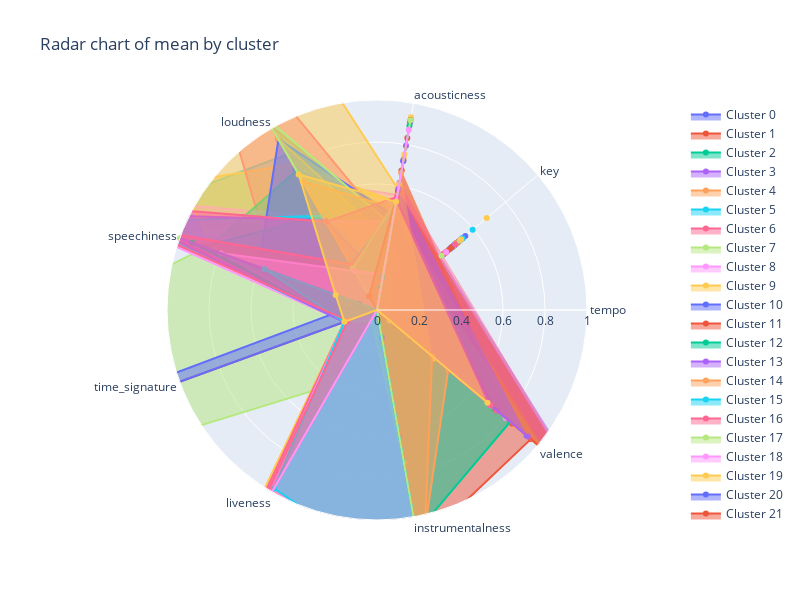

The notebook cell this image was saved under:
### Code cell
# Create an empty list to store the Scatterpolar object of each cluster
scatter_objects = []

# State the label for each arm of the chart
categories = songs5000_scaled_df.columns

# Iterate over the unique clusters and add an object for each cluster to the list
for cluster in sorted(songs5000_scaled_df['cluster'].unique()):

  # Find the mean value for each column of the cluster
  cluster_means = [songs5000_scaled_df.loc[songs5000_scaled_df["cluster"] == cluster, songs5000_scaled_df.columns[0]].mean(),
                  songs5000_scaled_df.loc[songs5000_scaled_df["cluster"] == cluster, songs5000_scaled_df.columns[1]].mean(),
                  songs5000_scaled_df.loc[songs5000_scaled_df["cluster"] == cluster, songs5000_scaled_df.columns[2]].mean(),
                  songs5000_scaled_df.loc[songs5000_scaled_df["cluster"] == cluster, songs5000_scaled_df.columns[3]].mean(),
                  songs5000_scaled_df.loc[songs5000_scaled_df["cluster"] == cluster, songs5000_scaled_df.columns[4]].mean(),
                  songs5000_scaled_df.loc[songs5000_scaled_df["cluster"] == cluster, songs5000_scaled_df.columns[5]].mean(),
                  songs5000_scaled_df.loc[songs5000_scaled_df["cluster"] == cluster, songs5000_scaled_df.columns[6]].mean(),
                  songs5000_scaled_df.loc[songs5000_scaled_df["cluster"] == cluster, songs5000_scaled_df.columns[7]].mean(),
                  songs5000_scaled_df.loc[songs5000_scaled_df["cluster"] == cluster, songs5000_scaled_df.columns[8]].mean(),
                  songs5000_scaled_df.loc[songs5000_scaled_df["cluster"] == cluster, songs5000_scaled_df.columns[9]].mean()]
                  # Bonus: see if you can turn this code for `cluster_means` into a list comprehension

  # Create a Scatterpolar object for the cluster
  cluster_scatter = go.Scatterpolar(
    r = cluster_means, # set the radial coordinates
    theta = categories, # the names of the columns
    fill = 'toself', # fills in the space with colour
    name = f'Cluster {cluster}' # adds the name of the cluster
  )

  # Add the Scatterpolar object to the list
  scatter_objects.append(cluster_scatter)

# Create the figure (the white area)
fig = go.Figure()

# Add the scatter objects to the figure
fig.add_traces(scatter_objects)

# Add extras to the plot, such as title
fig.update_layout(
  title_text = 'Radar chart of mean by cluster',
  height = 600,
  width = 800,
  polar = dict(
    radialaxis = dict(
      visible = True, # visibility of the numbers on the arm
      range = [0, 1] # scale of the plot
    )),
  showlegend = True
)

# Show the initialised plot and the trace objects
fig.show()

### Figure 1 — Plotly figure (JSON) as saved in the notebook; plotly's stock layout.template omitted (floating-point values rounded to 4 significant figures)
{"data": [{"fill": "toself", "name": "Cluster 0", "r": [[-0.6894, 0.4624], 0.5336, [-0.6894, 0.4624], 0.251, 0.4493, 1.282, 0.1652, -0.7605, -0.4956, -0.8468], "theta": ["tempo", "key", "tempo", "acousticness", "loudness", "speechiness", "time_signature", "liveness", "instrumentalness", "valence", "cluster"], "type": "scatterpolar"}, {"fill": "toself", "name": "Cluster 1", "r": [[0.3241, 0.5978], 0.4957, [0.3241, 0.5978], 0.415, 1.015, -0.681, 0.1652, 1.24, -0.7569, 0.732], "theta": ["tempo", "key", "tempo", "acousticness", "loudness", "speechiness", "time_signature", "liveness", "instrumentalness", "valence", "cluster"], "type": "scatterpolar"}, {"fill": "toself", "name": "Cluster 2", "r": [[-0.1976, 0.5281], 0.4837, [-0.1976, 0.5281], 0.1477, 0.4351, 1.228, 0.1652, 1.023, 1.315, -1.165], "theta": ["tempo", "key", "tempo", "acousticness", "loudness", "speechiness", "time_signature", "liveness", "instrumentalness", "valence", "cluster"], "type": "scatterpolar"}, {"fill": "toself", "name": "Cluster 3", "r": [[-1.013, 0.4191], 0.4171, [-1.013, 0.4191], 0.7222, -1.221, -0.6766, 0.1652, 1.139, 1.372, -1.159], "theta": ["tempo", "key", "tempo", "acousticness", "loudness", "speechiness", "time_signature", "liveness", "instrumentalness", "valence", "cluster"], "type": "scatterpolar"}, {"fill": "toself", "name": "Cluster 4", "r": [[-0.7148, 0.459], 0.4322, [-0.7148, 0.459], 0.731, -0.3808, -0.9477, -2.415, -0.3961, -0.6566, -0.3526], "theta": ["tempo", "key", "tempo", "acousticness", "loudness", "speechiness", "time_signature", "liveness", "instrumentalness", "valence", "cluster"], "type": "scatterpolar"}, {"fill": "toself", "name": "Cluster 5", "r": [[1.976, 0.8187], 0.4956, [1.976, 0.8187], 0.4775, 0.8552, 1.298, 0.1652, 1.037, -0.7282, 0.7468], "theta": ["tempo", "key", "tempo", "acousticness", "loudness", "speechiness", "time_signature", "liveness", "instrumentalness", "valence", "cluster"], "type": "scatterpolar"}, {"fill": "toself", "name": "Cluster 6", "r": [[-0.9292, 0.4303], 0.4657, [-0.9292, 0.4303], 0.5148, 0.4206, -1.037, 0.1652, -0.1922, -0.7173, -0.3564], "theta": ["tempo", "key", "tempo", "acousticness", "loudness", "speechiness", "time_signature", "liveness", "instrumentalness", "valence", "cluster"], "type": "scatterpolar"}, {"fill": "toself", "name": "Cluster 7", "r": [[-0.02655, 0.551], 0.4636, [-0.02655, 0.551], 0.4537, 0.2844, 0.8691, 5.592, 0.4077, -0.7196, 0.2155], "theta": ["tempo", "key", "tempo", "acousticness", "loudness", "speechiness", "time_signature", "liveness", "instrumentalness", "valence", "cluster"], "type": "scatterpolar"}, {"fill": "toself", "name": "Cluster 8", "r": [[-0.765, 0.4523], 0.4006, [-0.765, 0.4523], 0.5567, 0.7063, -0.3296, 0.1652, 0.9163, -0.7349, 1.237], "theta": ["tempo", "key", "tempo", "acousticness", "loudness", "speechiness", "time_signature", "liveness", "instrumentalness", "valence", "cluster"], "type": "scatterpolar"}, {"fill": "toself", "name": "Cluster 9", "r": [[-0.7081, 0.4599], 0.4754, [-0.7081, 0.4599], 0.5234, 0.8011, 1.534, 0.1652, -0.8407, -0.7634, 0.9583], "theta": ["tempo", "key", "tempo", "acousticness", "loudness", "speechiness", "time_signature", "liveness", "instrumentalness", "valence", "cluster"], "type": "scatterpolar"}, {"fill": "toself", "name": "Cluster 10", "r": [[-1.467, 0.3585], 0.4293, [-1.467, 0.3585], 0.9077, -1.898, -0.6324, -2.483, -0.6359, 1.399, -1.307], "theta": ["tempo", "key", "tempo", "acousticness", "loudness", "speechiness", "time_signature", "liveness", "instrumentalness", "valence", "cluster"], "type": "scatterpolar"}, {"fill": "toself", "name": "Cluster 11", "r": [[1.783, 0.7929], 0.4341, [1.783, 0.7929], 0.4056, 0.1874, -0.4196, 0.1652, 0.001004, 1.14, 0.9565], "theta": ["tempo", "key", "tempo", "acousticness", "loudness", "speechiness", "time_signature", "liveness", "instrumentalness", "valence", "cluster"], "type": "scatterpolar"}, {"fill": "toself", "name": "Cluster 12", "r": [[0.208, 0.5823], 0.5259, [0.208, 0.5823], 0.4122, -0.1672, -0.4461, 0.1652, -0.5153, 1.077, 0.828], "theta": ["tempo", "key", "tempo", "acousticness", "loudness", "speechiness", "time_signature", "liveness", "instrumentalness", "valence", "cluster"], "type": "scatterpolar"}, {"fill": "toself", "name": "Cluster 13", "r": [[1.767, 0.7907], 0.4693, [1.767, 0.7907], 0.7941, -1.642, -0.496, 0.1652, -0.4991, 1.382, -0.9751], "theta": ["tempo", "key", "tempo", "acousticness", "loudness", "speechiness", "time_signature", "liveness", "instrumentalness", "valence", "cluster"], "type": "scatterpolar"}, {"fill": "toself", "name": "Cluster 14", "r": [[1.654, 0.7756], 0.4636, [1.654, 0.7756], 0.451, -0.4737, -0.199, -2.341, -0.1634, 1.355, -0.3395], "theta": ["tempo", "key", "tempo", "acousticness", "loudness", "speechiness", "time_signature", "liveness", "instrumentalness", "valence", "cluster"], "type": "scatterpolar"}, {"fill": "toself", "name": "Cluster 15", "r": [[-0.6562, 0.4668], 0.4696, [-0.6562, 0.4668], 0.5364, 0.4728, -0.6982, 0.1652, -1.261, -0.7452, 0.8409], "theta": ["tempo", "key", "tempo", "acousticness", "loudness", "speechiness", "time_signature", "liveness", "instrumentalness", "valence", "cluster"], "type": "scatterpolar"}, {"fill": "toself", "name": "Cluster 16", "r": [[0.1629, 0.5763], 0.5063, [0.1629, 0.5763], 0.38, 1.757, 0.5178, 0.1652, 1.241, -0.6593, 0.06348], "theta": ["tempo", "key", "tempo", "acousticness", "loudness", "speechiness", "time_signature", "liveness", "instrumentalness", "valence", "cluster"], "type": "scatterpolar"}, {"fill": "toself", "name": "Cluster 17", "r": [[0.7169, 0.6503], 0.4492, [0.7169, 0.6503], 0.2694, 0.5393, 1.016, 0.1652, -0.4531, -0.5731, -0.8553], "theta": ["tempo", "key", "tempo", "acousticness", "loudness", "speechiness", "time_signature", "liveness", "instrumentalness", "valence", "cluster"], "type": "scatterpolar"}, {"fill": "toself", "name": "Cluster 18", "r": [[1.874, 0.8049], 0.4557, [1.874, 0.8049], 0.5365, 0.509, 1.619, 0.1652, -0.7849, -0.7523, 0.8008], "theta": ["tempo", "key", "tempo", "acousticness", "loudness", "speechiness", "time_signature", "liveness", "instrumentalness", "valence", "cluster"], "type": "scatterpolar"}, {"fill": "toself", "name": "Cluster 19", "r": [[-1.494, 0.3548], 0.4651, [-1.494, 0.3548], 0.9315, -1.864, -0.6692, 0.1652, -0.6246, 1.465, -1.276], "theta": ["tempo", "key", "tempo", "acousticness", "loudness", "speechiness", "time_signature", "liveness", "instrumentalness", "valence", "cluster"], "type": "scatterpolar"}, {"fill": "toself", "name": "Cluster 20", "r": [[0.3729, 0.6044], 0.4839, [0.3729, 0.6044], 0.4454, 0.7772, -0.7829, 0.1652, -0.6393, -0.7415, -0.4213], "theta": ["tempo", "key", "tempo", "acousticness", "loudness", "speechiness", "time_signature", "liveness", "instrumentalness", "valence", "cluster"], "type": "scatterpolar"}, {"fill": "toself", "name": "Cluster 21", "r": [[-1.166, 0.3987], 0.4862, [-1.166, 0.3987], 0.9191, -1.617, -0.739, 5.592, -0.2302, 0.6129, -1.176], "theta": ["tempo", "key", "tempo", "acousticness", "loudness", "speechiness", "time_signature", "liveness", "instrumentalness", "valence", "cluster"], "type": "scatterpolar"}, {"fill": "toself", "name": "Cluster 22", "r": [[-0.2244, 0.5245], 0.4962, [-0.2244, 0.5245], 0.1334, 0.7665, 0.8587, 0.1652, -1.212, 1.375, -0.6667], "theta": ["tempo", "key", "tempo", "acousticness", "loudness", "speechiness", "time_signature", "liveness", "instrumentalness", "valence", "cluster"], "type": "scatterpolar"}, {"fill": "toself", "name": "Cluster 23", "r": [[0.2076, 0.5823], 0.4143, [0.2076, 0.5823], 0.5839, -0.3359, -0.895, 0.1652, -0.9957, -0.7073, 1.269], "theta": ["tempo", "key", "tempo", "acousticness", "loudness", "speechiness", "time_signature", "liveness", "instrumentalness", "valence", "cluster"], "type": "scatterpolar"}, {"fill": "toself", "name": "Cluster 24", "r": [[-0.05098, 0.5477], 0.4957, [-0.05098, 0.5477], 0.6755, -0.5735, -0.863, 0.1652, 0.2648, -0.6866, 0.8539], "theta": ["tempo", "key", "tempo", "acousticness", "loudness", "speechiness", "time_signature", "liveness", "instrumentalness", "valence", "cluster"], "type": "scatterpolar"}, {"fill": "toself", "name": "Cluster 25", "r": [[0.0869, 0.5661], 0.4713, [0.0869, 0.5661], 0.2721, 0.3554, -0.6192, 0.1652, -0.4844, 1.26, -0.7496], "theta": ["tempo", "key", "tempo", "acousticness", "loudness", "speechiness", "time_signature", "liveness", "instrumentalness", "valence", "cluster"], "type": "scatterpolar"}, {"fill": "toself", "name": "Cluster 26", "r": [[0.522, 0.6243], 0.4718, [0.522, 0.6243], 0.3486, -0.8107, -0.08196, 0.1652, 1.091, 1.366, -0.5564], "theta": ["tempo", "key", "tempo", "acousticness", "loudness", "speechiness", "time_signature", "liveness", "instrumentalness", "valence", "cluster"], "type": "scatterpolar"}, {"fill": "toself", "name": "Cluster 27", "r": [[-0.7407, 0.4555], 0.4537, [-0.7407, 0.4555], 0.1546, -0.3124, 0.9983, 0.1652, -0.4997, 1.335, -1.076], "theta": ["tempo", "key", "tempo", "acousticness", "loudness", "speechiness", "time_signature", "liveness", "instrumentalness", "valence", "cluster"], "type": "scatterpolar"}, {"fill": "toself", "name": "Cluster 28", "r": [[-0.00799, 0.5535], 0.4833, [-0.00799, 0.5535], 0.1643, 0.3595, 1.044, -2.499, 1.255, 1.323, -1.056], "theta": ["tempo", "key", "tempo", "acousticness", "loudness", "speechiness", "time_signature", "liveness", "instrumentalness", "valence", "cluster"], "type": "scatterpolar"}, {"fill": "toself", "name": "Cluster 29", "r": [[-0.5459, 0.4816], 0.6818, [-0.5459, 0.4816], 0.5825, 7.972, 0.8244, 0.1652, 0.05236, 0.7378, -0.07944], "theta": ["tempo", "key", "tempo", "acousticness", "loudness", "speechiness", "time_signature", "liveness", "instrumentalness", "valence", "cluster"], "type": "scatterpolar"}, {"fill": "toself", "name": "Cluster 30", "r": [[0.2618, 0.5895], 0.5239, [0.2618, 0.5895], 0.4561, 0.9385, 0.5995, 0.1652, -0.9496, -0.7256, 0.9304], "theta": ["tempo", "key", "tempo", "acousticness", "loudness", "speechiness", "time_signature", "liveness", "instrumentalness", "valence", "cluster"], "type": "scatterpolar"}, {"fill": "toself", "name": "Cluster 31", "r": [[-1.022, 0.418], 0.4976, [-1.022, 0.418], 0.6736, -0.5573, -0.8395, 0.1652, -0.4666, -0.696, 0.8409], "theta": ["tempo", "key", "tempo", "acousticness", "loudness", "speechiness", "time_signature", "liveness", "instrumentalness", "valence", "cluster"], "type": "scatterpolar"}, {"fill": "toself", "name": "Cluster 32", "r": [[-0.7552, 0.4536], 0.4656, [-0.7552, 0.4536], 0.2079, 0.5199, 0.8839, 0.1652, 1.024, -0.482, -0.9516], "theta": ["tempo", "key", "tempo", "acousticness", "loudness", "speechiness", "time_signature", "liveness", "instrumentalness", "valence", "cluster"], "type": "scatterpolar"}, {"fill": "toself", "name": "Cluster 33", "r": [[-0.6418, 0.4687], 0.4115, [-0.6418, 0.4687], 0.1769, -0.1629, 0.4847, -2.436, -0.2219, 1.324, -0.5119], "theta": ["tempo", "key", "tempo", "acousticness", "loudness", "speechiness", "time_signature", "liveness", "instrumentalness", "valence", "cluster"], "type": "scatterpolar"}, {"fill": "toself", "name": "Cluster 34", "r": [[0.2974, 0.5943], 0.4214, [0.2974, 0.5943], 0.3348, 0.9426, -0.2272, 0.1652, 1.371, 1.198, 0.4428], "theta": ["tempo", "key", "tempo", "acousticness", "loudness", "speechiness", "time_signature", "liveness", "instrumentalness", "valence", "cluster"], "type": "scatterpolar"}, {"fill": "toself", "name": "Cluster 35", "r": [[0.749, 0.6546], 0.5944, [0.749, 0.6546], 0.1852, 0.5177, 1.231, 0.1652, 1.237, -0.474, -1.044], "theta": ["tempo", "key", "tempo", "acousticness", "loudness", "speechiness", "time_signature", "liveness", "instrumentalness", "valence", "cluster"], "type": "scatterpolar"}, {"fill": "toself", "name": "Cluster 36", "r": [[0.6279, 0.6384], 0.4201, [0.6279, 0.6384], 0.6157, -0.1325, -0.7828, 0.1652, 1.437, -0.7186, 1.235], "theta": ["tempo", "key", "tempo", "acousticness", "loudness", "speechiness", "time_signature", "liveness", "instrumentalness", "valence", "cluster"], "type": "scatterpolar"}, {"fill": "toself", "name": "Cluster 37", "r": [[0.499, 0.6212], 0.4013, [0.499, 0.6212], 0.4121, 1.055, -0.6728, 0.1652, -1.21, -0.6258, 1.041], "theta": ["tempo", "key", "tempo", "acousticness", "loudness", "speechiness", "time_signature", "liveness", "instrumentalness", "valence", "cluster"], "type": "scatterpolar"}, {"fill": "toself", "name": "Cluster 38", "r": [[0.3593, 0.6025], 0.5117, [0.3593, 0.6025], 0.4274, 0.4884, -0.6955, 0.1652, 1.299, -0.6745, -0.5152], "theta": ["tempo", "key", "tempo", "acousticness", "loudness", "speechiness", "time_signature", "liveness", "instrumentalness", "valence", "cluster"], "type": "scatterpolar"}, {"fill": "toself", "name": "Cluster 39", "r": [[-0.9374, 0.4292], 0.5239, [-0.9374, 0.4292], 0.6095, -0.1228, -0.6039, 0.1652, 1.509, -0.7084, 0.3592], "theta": ["tempo", "key", "tempo", "acousticness", "loudness", "speechiness", "time_signature", "liveness", "instrumentalness", "valence", "cluster"], "type": "scatterpolar"}, {"fill": "toself", "name": "Cluster 40", "r": [[0.4581, 0.6157], 0.4588, [0.4581, 0.6157], 0.7201, -0.6444, -0.8505, 0.1652, -0.456, -0.6927, -0.3335], "theta": ["tempo", "key", "tempo", "acousticness", "loudness", "speechiness", "time_signature", "liveness", "instrumentalness", "valence", "cluster"], "type": "scatterpolar"}, {"fill": "toself", "name": "Cluster 41", "r": [[-1.014, 0.419], 0.4488, [-1.014, 0.419], 0.8317, -1.032, -0.6364, 0.1652, -0.2353, -0.6681, -0.839], "theta": ["tempo", "key", "tempo", "acousticness", "loudness", "speechiness", "time_signature", "liveness", "instrumentalness", "valence", "cluster"], "type": "scatterpolar"}, {"fill": "toself", "name": "Cluster 42", "r": [[0.1703, 0.5773], 0.4837, [0.1703, 0.5773], 0.8905, -1.587, -0.6676, 0.1652, -0.5945, 1.439, -0.9792], "theta": ["tempo", "key", "tempo", "acousticness", "loudness", "speechiness", "time_signature", "liveness", "instrumentalness", "valence", "cluster"], "type": "scatterpolar"}, {"fill": "toself", "name": "Cluster 43", "r": [[0.2542, 0.5885], 0.4732, [0.2542, 0.5885], 0.1507, 0.4937, 1.34, -2.494, -0.7328, 0.1339, -0.881], "theta": ["tempo", "key", "tempo", "acousticness", "loudness", "speechiness", "time_signature", "liveness", "instrumentalness", "valence", "cluster"], "type": "scatterpolar"}, {"fill": "toself", "name": "Cluster 44", "r": [[0.1391, 0.5731], 0.5014, [0.1391, 0.5731], 0.4929, 0.7065, -0.8491, 0.1652, -0.06538, -0.7078, 1.05], "theta": ["tempo", "key", "tempo", "acousticness", "loudness", "speechiness", "time_signature", "liveness", "instrumentalness", "valence", "cluster"], "type": "scatterpolar"}, {"fill": "toself", "name": "Cluster 45", "r": [[0.3949, 0.6073], 0.5179, [0.3949, 0.6073], 0.4805, 0.2537, 0.1569, -2.455, 1.345, -0.679, -0.1851], "theta": ["tempo", "key", "tempo", "acousticness", "loudness", "speechiness", "time_signature", "liveness", "instrumentalness", "valence", "cluster"], "type": "scatterpolar"}, {"fill": "toself", "name": "Cluster 46", "r": [[0.5821, 0.6323], 0.5084, [0.5821, 0.6323], 0.4662, 0.2512, 1.083, 0.1652, 1.325, -0.7274, 0.7442], "theta": ["tempo", "key", "tempo", "acousticness", "loudness", "speechiness", "time_signature", "liveness", "instrumentalness", "valence", "cluster"], "type": "scatterpolar"}, {"fill": "toself", "name": "Cluster 47", "r": [[1.561, 0.7632], 0.4727, [1.561, 0.7632], 0.5329, 0.2293, -0.7305, 0.1652, 0.06057, -0.7193, 0.07786], "theta": ["tempo", "key", "tempo", "acousticness", "loudness", "speechiness", "time_signature", "liveness", "instrumentalness", "valence", "cluster"], "type": "scatterpolar"}, {"fill": "toself", "name": "Cluster 48", "r": [[1.691, 0.7805], 0.4299, [1.691, 0.7805], 0.1712, 0.215, 0.7909, 0.1652, 1.088, 1.345, -0.7504], "theta": ["tempo", "key", "tempo", "acousticness", "loudness", "speechiness", "time_signature", "liveness", "instrumentalness", "valence", "cluster"], "type": "scatterpolar"}, {"fill": "toself", "name": "Cluster 49", "r": [[1.498, 0.7548], 0.4909, [1.498, 0.7548], 0.7515, -0.4668, -0.7854, -2.341, -0.3816, -0.718, -0.3512], "theta": ["tempo", "key", "tempo", "acousticness", "loudness", "speechiness", "time_signature", "liveness", "instrumentalness", "valence", "cluster"], "type": "scatterpolar"}, {"fill": "toself", "name": "Cluster 50", "r": [[0.2578, 0.589], 0.549, [0.2578, 0.589], 0.407, -0.7188, 0.08778, 5.592, -0.3381, 1.284, -0.9579], "theta": ["tempo", "key", "tempo", "acousticness", "loudness", "speechiness", "time_signature", "liveness", "instrumentalness", "valence", "cluster"], "type": "scatterpolar"}, {"fill": "toself", "name": "Cluster 51", "r": [[1.728, 0.7855], 0.4659, [1.728, 0.7855], 0.5746, 0.0757, -0.1786, 0.1652, -0.7215, -0.7457, 1.208], "theta": ["tempo", "key", "tempo", "acousticness", "loudness", "speechiness", "time_signature", "liveness", "instrumentalness", "valence", "cluster"], "type": "scatterpolar"}, {"fill": "toself", "name": "Cluster 52", "r": [[1.252, 0.7219], 0.5009, [1.252, 0.7219], 0.1102, -0.03529, 0.9359, 0.1652, -0.7727, 1.327, -0.8729], "theta": ["tempo", "key", "tempo", "acousticness", "loudness", "speechiness", "time_signature", "liveness", "instrumentalness", "valence", "cluster"], "type": "scatterpolar"}, {"fill": "toself", "name": "Cluster 53", "r": [[-0.3783, 0.504], 0.4861, [-0.3783, 0.504], 0.5854, -0.5767, 1.171, 0.1652, -0.6424, -0.679, 0.9366], "theta": ["tempo", "key", "tempo", "acousticness", "loudness", "speechiness", "time_signature", "liveness", "instrumentalness", "valence", "cluster"], "type": "scatterpolar"}, {"fill": "toself", "name": "Cluster 54", "r": [[-0.7552, 0.4536], 0.4938, [-0.7552, 0.4536], 0.6628, -0.8973, -0.5368, 0.1652, -0.2604, 1.267, 0.3429], "theta": ["tempo", "key", "tempo", "acousticness", "loudness", "speechiness", "time_signature", "liveness", "instrumentalness", "valence", "cluster"], "type": "scatterpolar"}, {"fill": "toself", "name": "Cluster 55", "r": [[-0.6904, 0.4622], 0.5311, [-0.6904, 0.4622], 0.158, -0.2027, 0.5692, 0.1652, 0.9812, 1.364, -0.3881], "theta": ["tempo", "key", "tempo", "acousticness", "loudness", "speechiness", "time_signature", "liveness", "instrumentalness", "valence", "cluster"], "type": "scatterpolar"}, {"fill": "toself", "name": "Cluster 56", "r": [[-0.8989, 0.4344], 0.488, [-0.8989, 0.4344], 0.5471, 0.4847, 1.497, 0.148, 1.214, -0.7711, 0.7055], "theta": ["tempo", "key", "tempo", "acousticness", "loudness", "speechiness", "time_signature", "liveness", "instrumentalness", "valence", "cluster"], "type": "scatterpolar"}, {"fill": "toself", "name": "Cluster 57", "r": [[0.6617, 0.643], 0.5156, [0.6617, 0.643], 0.9181, -1.678, -0.6968, -2.471, -0.4108, 1.466, -1.115], "theta": ["tempo", "key", "tempo", "acousticness", "loudness", "speechiness", "time_signature", "liveness", "instrumentalness", "valence", "cluster"], "type": "scatterpolar"}, {"fill": "toself", "name": "Cluster 58", "r": [[-1.009, 0.4197], 0.5219, [-1.009, 0.4197], 0.871, -1.551, -0.7259, -2.487, 1.189, -0.01279, -1.196], "theta": ["tempo", "key", "tempo", "acousticness", "loudness", "speechiness", "time_signature", "liveness", "instrumentalness", "valence", "cluster"], "type": "scatterpolar"}, {"fill": "toself", "name": "Cluster 59", "r": [[-0.8285, 0.4438], 0.5229, [-0.8285, 0.4438], 0.523, 0.7455, 0.2095, 0.1652, -0.3597, -0.773, 0.6869], "theta": ["tempo", "key", "tempo", "acousticness", "loudness", "speechiness", "time_signature", "liveness", "instrumentalness", "valence", "cluster"], "type": "scatterpolar"}], "layout": {"height": 600, "polar": {"radialaxis": {"range": [0, 1], "visible": true}}, "showlegend": true, "title": {"text": "Radar chart of mean by cluster"}, "width": 800}}
